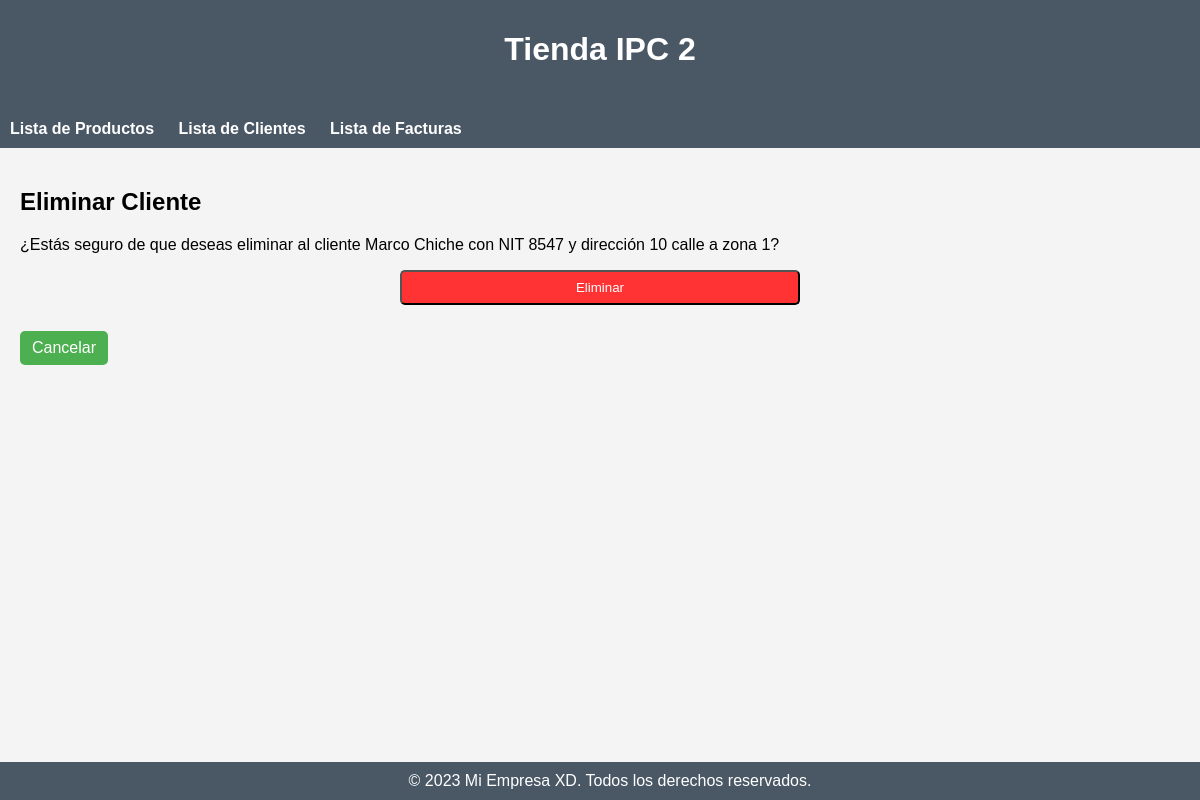
The page /cliente/eliminar/4/ on the database its author committed.
### miapp/models.py (models this page shows, shortened)
class Cliente(models.Model):
    nit = models.CharField(max_length=15)
    nombre = models.CharField(max_length=100)
    direccion = models.TextField()

### miapp/views.py (the view)
# urls.py: path('cliente/eliminar/<int:pk>/', eliminar_cliente, name='eliminar_cliente'),
def eliminar_cliente(request, pk):
    cliente = get_object_or_404(Cliente, pk=pk)
    if request.method == "POST":
        cliente.delete()
        return redirect('lista_clientes')
    return render(request, 'cliente/eliminar_cliente.html', {'cliente': cliente})

### miapp/templates/cliente/eliminar_cliente.html (shortened to what this page needs)
{% extends 'base.html' %}
{% block content %}
    <h2>Eliminar Cliente</h2>
    <p>¿Estás seguro de que deseas eliminar al cliente {{ cliente.nombre }} con NIT {{ cliente.nit }} y dirección {{ cliente.direccion }}?</p>
    <form method="post" action="{% url 'eliminar_cliente' pk=cliente.pk %}">
        <input type="submit" value="Eliminar" class="btn-eliminar">
    </form>
    <a href="{% url 'lista_clientes' %}" class="btn-cancelar">Cancelar</a>
{% endblock %}

### miapp/static/esti_boto.css (style rules this page uses)
.btn-eliminar { background-color: #ff3333; color: white; padding: 8px 12px; text-decoration: none; border-radius: 5px; margin-right: 10px; }
.btn-cancelar { background-color: #4CAF50; color: white; padding: 8px 12px; text-decoration: none; border-radius: 5px; }

### miapp/static/esti_ap.css (style rules this page uses)
body { font-family: 'Arial', sans-serif; }
form { max-width: 400px; margin: 0 auto; }
input, select { width: 100%; padding: 8px; margin-bottom: 16px; box-sizing: border-box; }
a { display: inline-block; margin-top: 10px; text-decoration: none; color: #4CAF50; }

### miapp/templates/base.html (style rules this page uses)
body { font-family: 'Arial', sans-serif; margin: 0; padding: 0; background-color: #f4f4f4; }

### rows shown on the page
Cliente: nombre "Marco Chiche", nit "8547", direccion "10 calle a zona 1"
